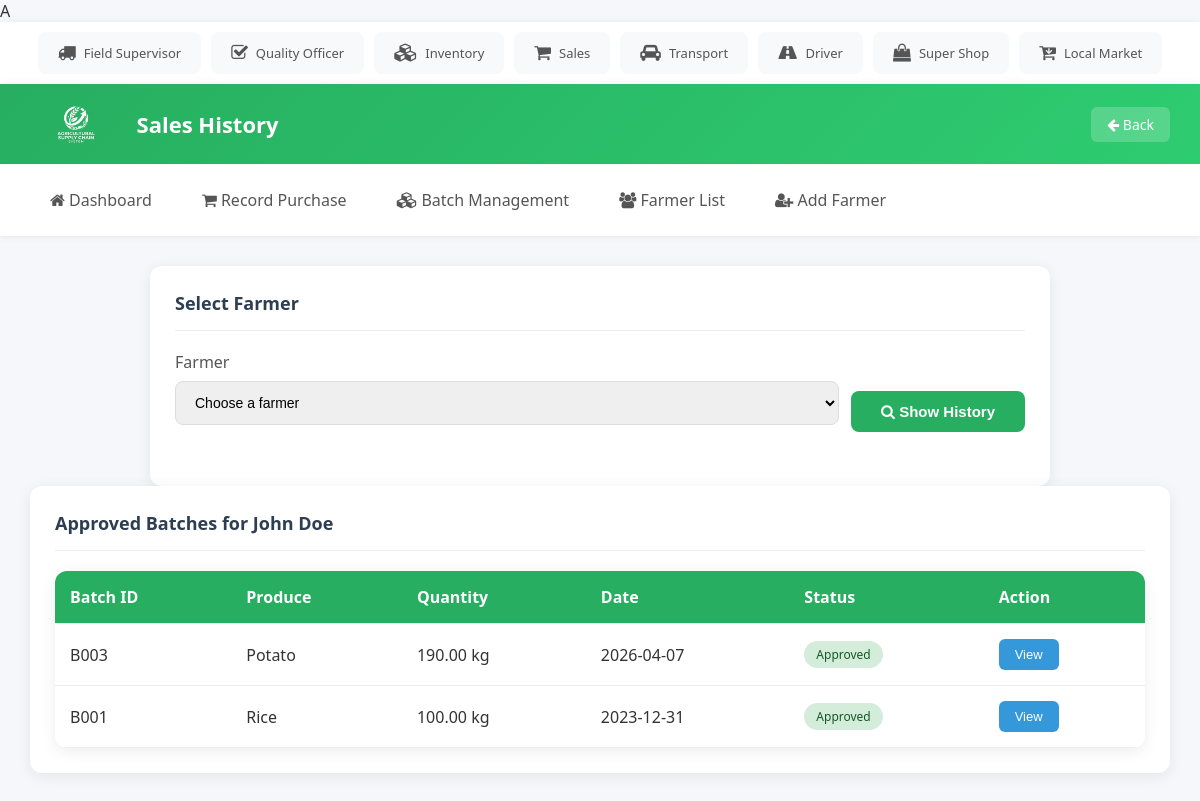
Page /field_supervisor/farmer_history.php?farmer_id=1 on the committed database.
### tables this page shows
CREATE TABLE `Farmers` (
  `farmer_id` int(11) NOT NULL,
  `name` varchar(100) NOT NULL,
  `location` varchar(255) DEFAULT NULL,
  `contact_info` varchar(50) DEFAULT NULL
);

CREATE TABLE `Batches` (
  `batch_id` int(11) NOT NULL,
  `batch_number` varchar(50) NOT NULL,
  `product_id` int(11) DEFAULT NULL,
  `farmer_id` int(11) DEFAULT NULL,
  `supervisor_id` int(11) DEFAULT NULL,
  `quantity` decimal(10,2) DEFAULT NULL,
  `unit` varchar(20) DEFAULT NULL,
  `purchase_date` timestamp NOT NULL DEFAULT current_timestamp()
);

CREATE TABLE `Products` (
  `product_id` int(11) NOT NULL,
  `product_name` varchar(100) NOT NULL,
  `category` varchar(50) DEFAULT NULL
);

### field_supervisor/farmer_history.php (the view, shortened to what this page needs)
<?php
include "../db.php";
$selected_farmer_id = isset($_GET['farmer_id']) ? intval($_GET['farmer_id']) : 0;
$history = null;
$farmer_name = '';
if ($selected_farmer_id) {
    $query = "SELECT b.batch_id, b.batch_number, p.product_name, b.quantity, b.unit, DATE_FORMAT(b.purchase_date, '%Y-%m-%d') AS purchase_date, q.quality_tag FROM Batches b JOIN Products p ON b.product_id=p.product_id JOIN Quality_Checks q ON b.batch_id=q.batch_id WHERE b.farmer_id=$selected_farmer_id AND q.quality_tag='Approved' ORDER BY b.purchase_date DESC";
    $history = $conn->query($query);
    $row = $conn->query("SELECT name FROM Farmers WHERE farmer_id=$selected_farmer_id");
    $farmer_name = $row->num_rows ? $row->fetch_assoc()['name'] : '';
}
?>
<!DOCTYPE html>
<html lang="en">
  <head>
    <link rel="stylesheet" href="../style.css" />
    <link rel="stylesheet" href="https://cdnjs.cloudflare.com/ajax/libs/font-awesome/4.7.0/css/font-awesome.min.css" />
  </head>
  <body>
    <main>
      <div class="card" style="max-width: 900px; margin: 0 auto;">
        <div class="card-header">
          <span class="card-title">Select Farmer</span>
        </div>
        <form action="" method="GET" style="display:flex; gap: 12px; flex-wrap: wrap; align-items: center;">
          <div class="form-group" style="flex:1; min-width: 260px;">
            <label for="farmer_id">Farmer</label>
            <select id="farmer_id" name="farmer_id" required>
              <option value="">Choose a farmer</option>
            </select>
          </div>
          <button type="submit" class="btn-submit" style="margin-top: 26px;">
            <i class="fa fa-search"></i> Show History
          </button>
        </form>
      </div>
      <?php if ($selected_farmer_id): ?>
      <div class="card">
        <div class="card-header">
          <span class="card-title">Approved Batches for <?php echo htmlspecialchars($farmer_name); ?></span>
        </div>
        <table>
          <tr>
            <th>Batch ID</th>
            <th>Produce</th>
            <th>Quantity</th>
            <th>Date</th>
            <th>Status</th>
            <th>Action</th>
          </tr>
          <?php if ($history && $history->num_rows > 0) {
            while ($row = $history->fetch_assoc()) {
          ?>
          <tr>
            <td><?php echo $row['batch_number']; ?></td>
            <td><?php echo htmlspecialchars($row['product_name']); ?></td>
            <td><?php echo $row['quantity'] . ' ' . htmlspecialchars($row['unit']); ?></td>
            <td><?php echo $row['purchase_date']; ?></td>
            <td><span class="status completed">Approved</span></td>
            <td>
              <button class="btn btn-info" onclick="viewDetails('<?php echo $row['batch_number']; ?>', '<?php echo htmlspecialchars(addslashes($row['product_name'])); ?>', '<?php echo $row['quantity'] . ' ' . htmlspecialchars(addslashes($row['unit'])); ?>', '<?php echo $row['purchase_date']; ?>', 'Approved')">View</button>
            </td>
          </tr>
          <?php }
          } else {
            echo '<tr><td colspan="6">No approved batches found for this farmer.</td></tr>';
          } ?>
        </table>
      </div>
      <?php endif; ?>
    </main>
  </body>
</html>

### style.css (style rules this page uses)
* { box-sizing: border-box; }
body { margin: 0; font-family: 'Segoe UI', Tahoma, Geneva, Verdana, sans-serif; background: #f5f7fa; color: #333; }
.topbar { background: white; padding: 10px 20px; display: flex; justify-content: center; box-shadow: 0 2px 10px rgba(0,0,0,0.08); overflow-x: auto; }
.topbar-users { display: flex; gap: 10px; flex-wrap: nowrap; }
.topbar-user { display: flex; align-items: center; gap: 8px; padding: 10px 18px; background: #f8f9fa; border-radius: 8px; text-decoration: none; color: #555; font-size: 13px; font-weight: 500; white-space: nowrap; transition: all 0.3s; border: 2px solid transparent; }
.topbar-user i { font-size: 18px; }
header { background: linear-gradient(135deg, #27ae60, #2ecc71); color: white; padding: 15px 30px; display: flex; align-items: center; justify-content: space-between; box-shadow: 0 2px 10px rgba(0,0,0,0.1); }
header .header-left { display: flex; align-items: center; gap: 15px; }
header .logo { height: 50px; border-radius: 8px; }
header .title { font-size: 22px; font-weight: 600; }
header .back-btn { background: rgba(255,255,255,0.2); color: white; padding: 8px 16px; border-radius: 6px; text-decoration: none; font-size: 14px; transition: background 0.3s; }
nav { background: white; display: flex; gap: 10px; padding: 15px 30px; box-shadow: 0 2px 5px rgba(0,0,0,0.05); }
nav a { color: #555; padding: 10px 20px; text-decoration: none; font-weight: 500; border-radius: 6px; transition: all 0.3s ease; }
main { padding: 30px; }
.card { background: white; border-radius: 12px; padding: 25px; box-shadow: 0 3px 15px rgba(0,0,0,0.08); margin-bottom: 20px; }
.card-header { display: flex; justify-content: space-between; align-items: center; margin-bottom: 20px; padding-bottom: 15px; border-bottom: 1px solid #eee; }
.card-title { font-size: 18px; font-weight: 600; color: #2c3e50; }
.form-group { margin-bottom: 20px; }
.form-group label { display: block; margin-bottom: 8px; font-weight: 500; color: #555; }
.form-group input, .form-group select, .form-group textarea { width: 100%; padding: 12px 15px; border: 1px solid #ddd; border-radius: 8px; font-size: 14px; transition: border-color 0.3s; }
.btn-submit { background: #27ae60; color: white; padding: 12px 30px; border: none; border-radius: 8px; font-size: 15px; font-weight: 600; cursor: pointer; transition: background 0.3s; }
table { width: 100%; border-collapse: collapse; background: white; border-radius: 12px; overflow: hidden; box-shadow: 0 3px 15px rgba(0,0,0,0.08); }
th, td { padding: 15px; text-align: left; border-bottom: 1px solid #eee; }
th { background: #27ae60; color: white; font-weight: 600; }
.status { padding: 5px 12px; border-radius: 20px; font-size: 12px; font-weight: 500; }
.status.completed { background: #d4edda; color: #155724; }
.btn { padding: 8px 16px; border: none; border-radius: 6px; font-size: 13px; font-weight: 500; cursor: pointer; transition: all 0.3s; text-decoration: none; display: inline-block; }
.btn-info { background: #3498db; color: white; }

### rows in the picture
farmers: name "John Doe"
batches: batch_number "B003", product.product_name "Potato", quantity "190.00", unit "kg", purchase_date "2026-04-07"
batches: batch_number "B001", product.product_name "Rice", quantity "100.00", unit "kg", purchase_date "2023-12-31"
